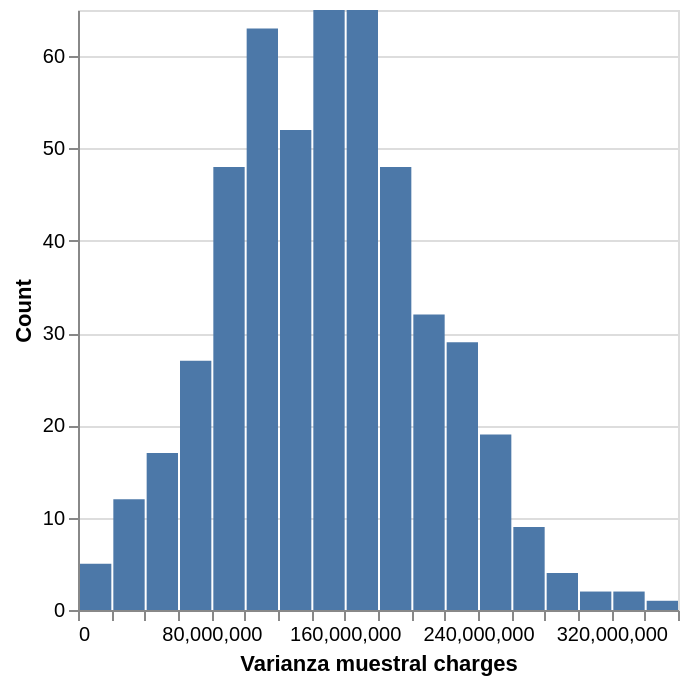

The code cell stored with this chart in its notebook:
### Code cell
charges_var_distribution = alt.Chart(charges_estimates1).mark_bar().encode(
    x=alt.X("var_charges")
        .bin(maxbins=30)
        .title("Varianza muestral charges"),
    y=alt.Y("count()").title("Count")
)

charges_var_distribution

### Figure 1 — Vega specification as saved in the notebook (floating-point values rounded to 4 significant figures)
{"$schema": "https://vega.github.io/schema/vega/v6.json", "data": [{"name": "source_0", "values": [{"__count": 48, "bin_maxbins_30_var_charges": 180000000.0, "bin_maxbins_30_var_charges_end": 200000000.0}, {"__count": 17, "bin_maxbins_30_var_charges": 40000000.0, "bin_maxbins_30_var_charges_end": 60000000.0}, {"__count": 52, "bin_maxbins_30_var_charges": 120000000.0, "bin_maxbins_30_var_charges_end": 140000000.0}, {"__count": 48, "bin_maxbins_30_var_charges": 80000000.0, "bin_maxbins_30_var_charges_end": 100000000.0}, {"__count": 29, "bin_maxbins_30_var_charges": 220000000.0, "bin_maxbins_30_var_charges_end": 240000000.0}, {"__count": 63, "bin_maxbins_30_var_charges": 100000000.0, "bin_maxbins_30_var_charges_end": 120000000.0}, {"__count": 65, "bin_maxbins_30_var_charges": 160000000.0, "bin_maxbins_30_var_charges_end": 180000000.0}, {"__count": 65, "bin_maxbins_30_var_charges": 140000000.0, "bin_maxbins_30_var_charges_end": 160000000.0}, {"__count": 32, "bin_maxbins_30_var_charges": 200000000.0, "bin_maxbins_30_var_charges_end": 220000000.0}, {"__count": 27, "bin_maxbins_30_var_charges": 60000000.0, "bin_maxbins_30_var_charges_end": 80000000.0}, {"__count": 19, "bin_maxbins_30_var_charges": 240000000.0, "bin_maxbins_30_var_charges_end": 260000000.0}, {"__count": 4, "bin_maxbins_30_var_charges": 280000000.0, "bin_maxbins_30_var_charges_end": 300000000.0}, {"__count": 2, "bin_maxbins_30_var_charges": 320000000.0, "bin_maxbins_30_var_charges_end": 340000000.0}, {"__count": 12, "bin_maxbins_30_var_charges": 20000000.0, "bin_maxbins_30_var_charges_end": 40000000.0}, {"__count": 5, "bin_maxbins_30_var_charges": 0.0, "bin_maxbins_30_var_charges_end": 20000000.0}, {"__count": 9, "bin_maxbins_30_var_charges": 260000000.0, "bin_maxbins_30_var_charges_end": 280000000.0}, {"__count": 2, "bin_maxbins_30_var_charges": 300000000.0, "bin_maxbins_30_var_charges_end": 320000000.0}, {"__count": 1, "bin_maxbins_30_var_charges": 340000000.0, "bin_maxbins_30_var_charges_end": 360000000.0}]}, {"name": "source_0_y_domain___count", "values": [{"min": 1, "max": 65}]}], "signals": [{"name": "bin_maxbins_30_var_charges_bins", "value": {"fields": ["var_charges"], "fname": "bin_var_charges", "start": 0.0, "step": 20000000.0, "stop": 360000000.0}}], "marks": [{"type": "rect", "name": "marks", "from": {"data": "source_0"}, "encode": {"update": {"y2": {"value": 0, "scale": "y"}, "fill": {"value": "#4c78a8"}, "x": {"field": "bin_maxbins_30_var_charges_end", "scale": "x", "offset": {"signal": "0.5 + (abs(scale(\"x\", datum[\"bin_maxbins_30_var_charges_end\"]) - scale(\"x\", datum[\"bin_maxbins_30_var_charges\"])) < 0.25 ? 0.5 * (0.25 - (abs(scale(\"x\", datum[\"bin_maxbins_30_var_charges_end\"]) - scale(\"x\", datum[\"bin_maxbins_30_var_charges\"])))) : -0.5)"}}, "x2": {"field": "bin_maxbins_30_var_charges", "scale": "x", "offset": {"signal": "0.5 + (abs(scale(\"x\", datum[\"bin_maxbins_30_var_charges_end\"]) - scale(\"x\", datum[\"bin_maxbins_30_var_charges\"])) < 0.25 ? -0.5 * (0.25 - (abs(scale(\"x\", datum[\"bin_maxbins_30_var_charges_end\"]) - scale(\"x\", datum[\"bin_maxbins_30_var_charges\"])))) : 0.5)"}}, "y": {"field": "__count", "scale": "y"}}}, "style": ["bar"]}], "scales": [{"name": "x", "type": "linear", "domain": {"signal": "[bin_maxbins_30_var_charges_bins.start, bin_maxbins_30_var_charges_bins.stop]"}, "range": [0, {"signal": "width"}], "bins": {"signal": "bin_maxbins_30_var_charges_bins"}, "zero": false}, {"name": "y", "type": "linear", "domain": [{"signal": "(data(\"source_0_y_domain___count\")[0] || {}).min"}, {"signal": "(data(\"source_0_y_domain___count\")[0] || {}).max"}], "range": [{"signal": "height"}, 0], "zero": true, "nice": true}], "axes": [{"scale": "y", "domain": false, "maxExtent": 0, "grid": true, "gridScale": "x", "minExtent": 0, "orient": "left", "ticks": false, "zindex": 0, "labels": false, "tickCount": {"signal": "ceil(height/40)"}, "aria": false}, {"scale": "x", "labelOverlap": true, "tickCount": {"signal": "ceil(width/10)"}, "grid": false, "zindex": 0, "title": "Varianza muestral charges", "orient": "bottom", "labelFlush": true}, {"scale": "y", "grid": false, "labelOverlap": true, "title": "Count", "tickCount": {"signal": "ceil(height/40)"}, "zindex": 0, "orient": "left"}], "width": 300, "padding": 5, "background": "white", "height": 300, "style": "cell"}
